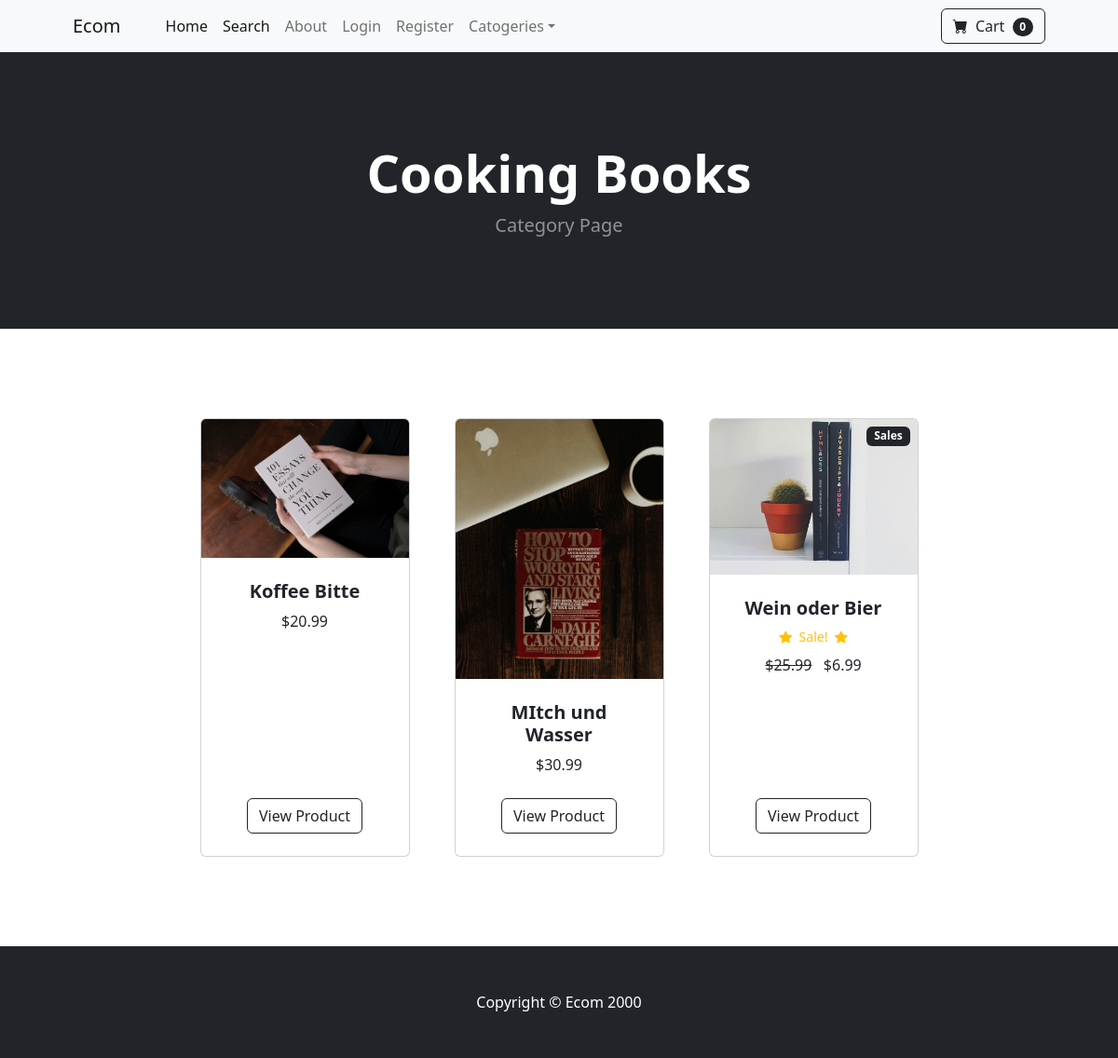
The app's page /category/Cooking Books with its own data.
### store/models.py (models this page shows, shortened)
class Category(models.Model):
    name= models.CharField(max_length=50)
    def __str__(self):
        return self.name
    class Meta():
        verbose_name_plural = 'categories'

class Product(models.Model):
    name= models.CharField(max_length=50)
    price= models.DecimalField(default=0, decimal_places=2, max_digits=6)
    category= models.ForeignKey(Category, on_delete=models.CASCADE, default=1)
    description= models.CharField(max_length=250, default="", blank=True, null=True)
    image= models.ImageField(upload_to='uploads/product/')
    is_sale = models.BooleanField(default=False)
    sale_price = models.DecimalField(default=0, decimal_places=2, max_digits=6)

### store/views.py (the view)
# urls.py: path('category/<str:foo>',views.category, name = 'category'),
def category(request, foo):
    foo = foo.replace('-', ' ')
    try:
        category = Category.objects.get(name = foo)
        products = Product.objects.filter(category = category)
        return render(request, 'category.html', {'products':products, 'category':category})
    except:
        messages.success(request, ("That category didnt exist"))
        return redirect('home')

### cart/cart.py (called while the page is built)
    def __len__(self):
        return len(self.cart)

### cart/context_processor.py (called while the page is built)
def cart(request):
    return {'cart':Cart(request)}

### store/templates/category.html
{% extends "base.html" %}
{% block content %}
        <header class="bg-dark py-5">
            <div class="container px-4 px-lg-5 my-5">
                <div class="text-center text-white">
                    <h1 class="display-4 fw-bolder">{{ category }}</h1>
                    <p class="lead fw-normal text-white-50 mb-0">Category Page</p>
                </div>
            </div>
        </header>
        <section class="py-5">
            <div class="container px-4 px-lg-5 mt-5">
                <div class="row gx-4 gx-lg-5 row-cols-2 row-cols-md-3 row-cols-xl-4 justify-content-center">
                    {% for product in products %}
                        {% if product.is_sale %}
                        <div class="col mb-5">
                            <div class="card h-100">
                                <div class="badge bg-dark text-white position-absolute" style="top:0.5rem; right:0.5rem">Sales</div>
                                <img class="card-img-top" src="{{product.image.url }}" alt="..." />
                                <div class="card-body p-4">
                                    <div class="text-center">
                                        <h5 class="fw-bolder">{{ product.name }}</h5>
                                        <div class="d-flex justify-content-center small text-warning mb-2">
                                            <div class="bi-star-fill"></div>
                                            &nbsp;&nbsp;Sale!&nbsp;&nbsp;
                                            <div class="bi-star-fill"></div>
                                        </div>
                                        <strike>${{product.price}}</strike>
                                        &nbsp ${{product.sale_price}}
                                    </div>
                                </div>
                                <div class="card-footer p-4 pt-0 border-top-0 bg-transparent">
                                    <div class="text-center"><a class="btn btn-outline-dark mt-auto" href="{% url 'product' product.id %}">View Product</a></div>
                                </div>
                            </div>
                        </div>
                        {% else %}
                        <div class="col mb-5">
                            <div class="card h-100">
                                <img class="card-img-top" src="{{product.image.url }}" alt="..." />
                                <div class="card-body p-4">
                                    <div class="text-center">
                                        <h5 class="fw-bolder">{{ product.name }}</h5>
                                        ${{product.price}}
                                    </div>
                                </div>
                                <div class="card-footer p-4 pt-0 border-top-0 bg-transparent">
                                    <div class="text-center"><a class="btn btn-outline-dark mt-auto" href="{% url 'product' product.id %}">View Product</a></div>
                                </div>
                            </div>
                        </div>
                        {% endif %}
                    {% endfor %}
            </div>
        </section>
    {% endblock %}

### records on screen
Category: name "Cooking Books"
Product: image (picture), name "Koffee Bitte", price "20.99"
Product: image (picture), name "MItch und Wasser", price "30.99"
Product: image (picture), name "Wein oder Bier", price "25.99", sale_price "6.99"

### other values on screen
{{ cart|length }} "0"
